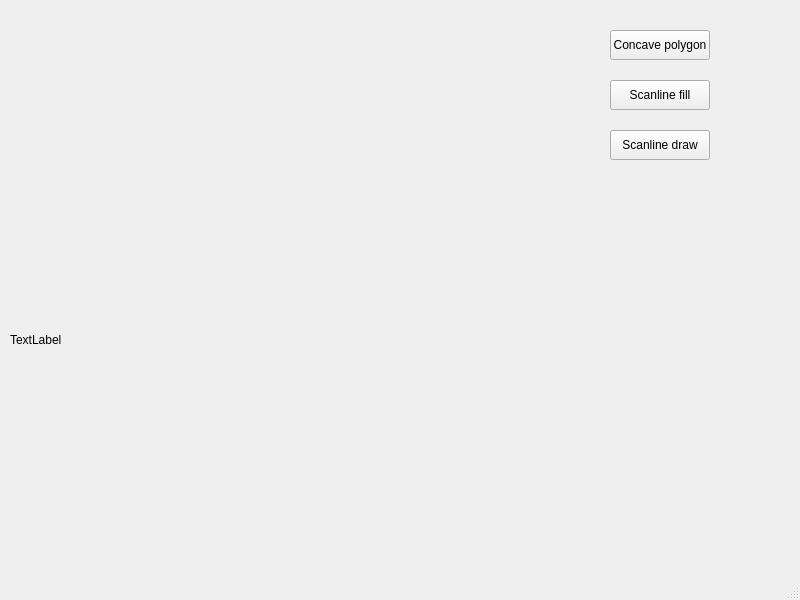
<?xml version="1.0" encoding="UTF-8"?>
<ui version="4.0">
 <class>MainWindow</class>
 <widget class="QMainWindow" name="MainWindow">
  <property name="geometry">
   <rect>
    <x>0</x>
    <y>0</y>
    <width>800</width>
    <height>600</height>
   </rect>
  </property>
  <property name="windowTitle">
   <string>MainWindow</string>
  </property>
  <widget class="QWidget" name="centralwidget">
   <widget class="QLabel" name="label">
    <property name="geometry">
     <rect>
      <x>10</x>
      <y>90</y>
      <width>1000</width>
      <height>500</height>
     </rect>
    </property>
    <property name="text">
     <string>TextLabel</string>
    </property>
   </widget>
   <widget class="QPushButton" name="pushButton">
    <property name="geometry">
     <rect>
      <x>610</x>
      <y>30</y>
      <width>100</width>
      <height>30</height>
     </rect>
    </property>
    <property name="text">
     <string>Concave polygon</string>
    </property>
   </widget>
   <widget class="QPushButton" name="pushButton_2">
    <property name="geometry">
     <rect>
      <x>610</x>
      <y>80</y>
      <width>100</width>
      <height>30</height>
     </rect>
    </property>
    <property name="text">
     <string>Scanline fill</string>
    </property>
   </widget>
   <widget class="QPushButton" name="pushButton_3">
    <property name="geometry">
     <rect>
      <x>610</x>
      <y>130</y>
      <width>100</width>
      <height>30</height>
     </rect>
    </property>
    <property name="text">
     <string>Scanline draw</string>
    </property>
   </widget>
  </widget>
  <widget class="QMenuBar" name="menubar">
   <property name="geometry">
    <rect>
     <x>0</x>
     <y>0</y>
     <width>800</width>
     <height>17</height>
    </rect>
   </property>
  </widget>
  <widget class="QStatusBar" name="statusbar"/>
 </widget>
 <resources/>
 <connections/>
</ui>
